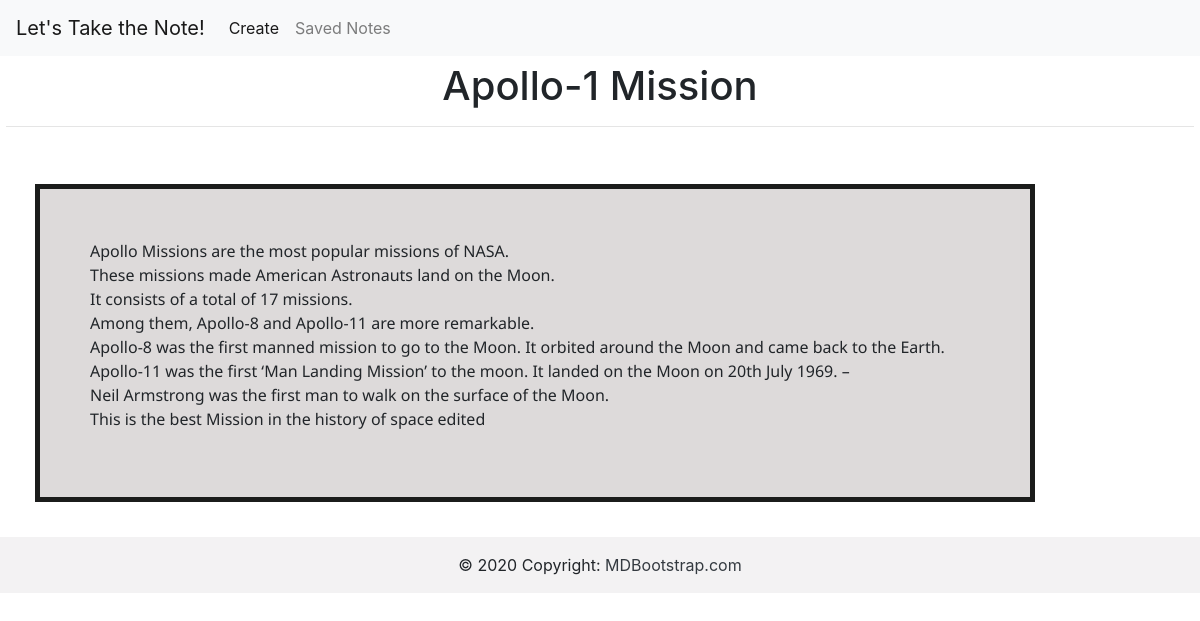
Screenshot of /object/74/ with the database file from the repository.
### mynote/models.py (models this page shows, shortened)
class Contact(models.Model):
    name=models.TextField(blank=True)
    name1=models.CharField(max_length=128, null=True)
    age=models.CharField(max_length=128, null=True)

### mynote/views.py (the view)
# urls.py: path('object/<int:item_id>/', views.about, name='about'),
def about(request, item_id):
    item = get_object_or_404(Contact, pk=item_id)
    return render(request, 'about.html', {'item': item})

### templates/about.html (shortened to what this page needs)
<link rel="stylesheet" href="https://cdn.jsdelivr.net/npm/bootstrap@4.4.1/dist/css/bootstrap.min.css">
<!DOCTYPE html>
<html lang="en">
<head>
</head>
<body>
    <nav class="navbar navbar-expand-lg navbar-light bg-light">
        <a class="navbar-brand" href="#">Let's Take the Note!</a>
        <div class="collapse navbar-collapse" id="navbarNav">
          <ul class="navbar-nav">
            <li class="nav-item active">
              <a class="nav-link" href="index1.html">Create <span class="sr-only">(current)</span></a>
            </li>
            <li class="nav-item">
              <a class="nav-link" href="about1.html">Saved Notes</a>
            </li>
          </ul>
        </div>
      </nav>
     <h1 style="text-align: center; padding: 6px;">{{ item.name1 }} <hr></h1>
     <div style="background-color: rgb(221, 218, 218);
     width: 1000px;
     height: auto;
     border: 5px solid rgb(27, 28, 27);
     padding: 50px;
     margin: 35px; font-family: 'Noto Sans', sans-serif;">{{item.name|linebreaks}}</div>
      <footer class="bg-light text-center text-lg-start">
        <div class="text-center p-3" style="background-color: rgb(217 213 213 / 20%);">
          © 2020 Copyright:
          <a class="text-dark" href="">MDBootstrap.com</a>
        </div>
      </footer>
</body>
</html>

### rows the page displays
Contact: name1 "Apollo-1 Mission", name "Apollo Missions are the most popular missions of NASA. These missions made American Astronauts land on the Moon. It consists of a total of 17 missions. Among them, Apollo-8 and Apollo-11 are more remarkable. Apollo-8 was the first manned mission to go to the Moon. It orbited around the Moon and came back to the Earth. Apollo-11 was the first ‘Man Landing Mission’ to the moon. It landed on the Moon on 20th July 1969. – Neil Armstrong was the first man to walk on the surface of the Moon. This is the best Mission in the history of space edited"
